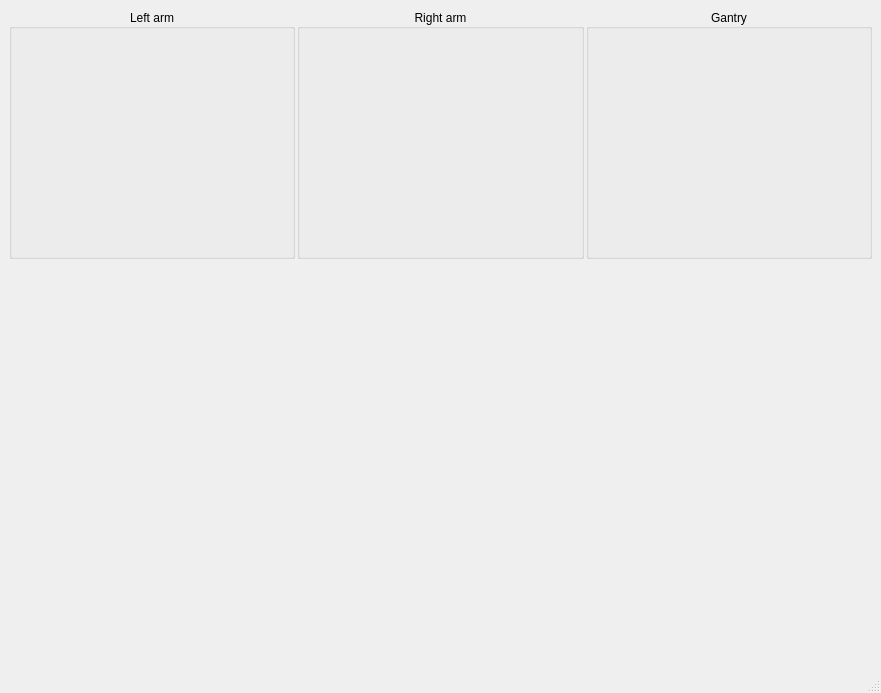
<?xml version="1.0" encoding="UTF-8"?>
<ui version="4.0">
 <class>MainWindow</class>
 <widget class="QMainWindow" name="MainWindow">
  <property name="geometry">
   <rect>
    <x>0</x>
    <y>0</y>
    <width>881</width>
    <height>693</height>
   </rect>
  </property>
  <property name="windowTitle">
   <string>MainWindow</string>
  </property>
  <widget class="QWidget" name="centralwidget">
   <layout class="QVBoxLayout" name="verticalLayout">
    <item>
     <layout class="QHBoxLayout" name="horizontalLayout">
      <property name="spacing">
       <number>2</number>
      </property>
      <item>
       <widget class="QGroupBox" name="groupBox">
        <property name="enabled">
         <bool>true</bool>
        </property>
        <property name="sizePolicy">
         <sizepolicy hsizetype="Preferred" vsizetype="Preferred">
          <horstretch>0</horstretch>
          <verstretch>0</verstretch>
         </sizepolicy>
        </property>
        <property name="minimumSize">
         <size>
          <width>0</width>
          <height>250</height>
         </size>
        </property>
        <property name="title">
         <string>Left arm</string>
        </property>
        <property name="alignment">
         <set>Qt::AlignCenter</set>
        </property>
        <property name="flat">
         <bool>false</bool>
        </property>
        <property name="checkable">
         <bool>false</bool>
        </property>
        <layout class="QHBoxLayout" name="horizontalLayout_2">
         <property name="spacing">
          <number>0</number>
         </property>
         <property name="leftMargin">
          <number>0</number>
         </property>
         <property name="topMargin">
          <number>0</number>
         </property>
         <property name="rightMargin">
          <number>0</number>
         </property>
         <property name="bottomMargin">
          <number>0</number>
         </property>
         <item>
          <widget class="MotorStats" name="mot1" native="true">
           <property name="sizePolicy">
            <sizepolicy hsizetype="Expanding" vsizetype="Preferred">
             <horstretch>0</horstretch>
             <verstretch>0</verstretch>
            </sizepolicy>
           </property>
          </widget>
         </item>
         <item>
          <widget class="MotorStats" name="mot2" native="true">
           <property name="sizePolicy">
            <sizepolicy hsizetype="Expanding" vsizetype="Preferred">
             <horstretch>0</horstretch>
             <verstretch>0</verstretch>
            </sizepolicy>
           </property>
          </widget>
         </item>
        </layout>
       </widget>
      </item>
      <item>
       <widget class="QGroupBox" name="groupBox_2">
        <property name="enabled">
         <bool>true</bool>
        </property>
        <property name="sizePolicy">
         <sizepolicy hsizetype="Preferred" vsizetype="Preferred">
          <horstretch>0</horstretch>
          <verstretch>0</verstretch>
         </sizepolicy>
        </property>
        <property name="minimumSize">
         <size>
          <width>0</width>
          <height>250</height>
         </size>
        </property>
        <property name="title">
         <string>Right arm</string>
        </property>
        <property name="alignment">
         <set>Qt::AlignCenter</set>
        </property>
        <property name="flat">
         <bool>false</bool>
        </property>
        <property name="checkable">
         <bool>false</bool>
        </property>
        <layout class="QHBoxLayout" name="horizontalLayout_3">
         <property name="spacing">
          <number>6</number>
         </property>
         <property name="leftMargin">
          <number>0</number>
         </property>
         <property name="topMargin">
          <number>0</number>
         </property>
         <property name="rightMargin">
          <number>0</number>
         </property>
         <property name="bottomMargin">
          <number>0</number>
         </property>
         <item>
          <widget class="MotorStats" name="mot3" native="true">
           <property name="sizePolicy">
            <sizepolicy hsizetype="Expanding" vsizetype="Preferred">
             <horstretch>0</horstretch>
             <verstretch>0</verstretch>
            </sizepolicy>
           </property>
          </widget>
         </item>
         <item>
          <widget class="MotorStats" name="mot4" native="true">
           <property name="sizePolicy">
            <sizepolicy hsizetype="Expanding" vsizetype="Preferred">
             <horstretch>0</horstretch>
             <verstretch>0</verstretch>
            </sizepolicy>
           </property>
          </widget>
         </item>
        </layout>
       </widget>
      </item>
      <item>
       <widget class="QGroupBox" name="groupBox_3">
        <property name="enabled">
         <bool>true</bool>
        </property>
        <property name="sizePolicy">
         <sizepolicy hsizetype="Preferred" vsizetype="Preferred">
          <horstretch>0</horstretch>
          <verstretch>0</verstretch>
         </sizepolicy>
        </property>
        <property name="minimumSize">
         <size>
          <width>0</width>
          <height>250</height>
         </size>
        </property>
        <property name="title">
         <string>Gantry</string>
        </property>
        <property name="alignment">
         <set>Qt::AlignCenter</set>
        </property>
        <property name="flat">
         <bool>false</bool>
        </property>
        <property name="checkable">
         <bool>false</bool>
        </property>
        <layout class="QHBoxLayout" name="horizontalLayout_4">
         <property name="spacing">
          <number>6</number>
         </property>
         <property name="leftMargin">
          <number>0</number>
         </property>
         <property name="topMargin">
          <number>0</number>
         </property>
         <property name="rightMargin">
          <number>0</number>
         </property>
         <property name="bottomMargin">
          <number>0</number>
         </property>
         <item>
          <widget class="MotorStats" name="mot5" native="true">
           <property name="sizePolicy">
            <sizepolicy hsizetype="Expanding" vsizetype="Preferred">
             <horstretch>0</horstretch>
             <verstretch>0</verstretch>
            </sizepolicy>
           </property>
          </widget>
         </item>
         <item>
          <widget class="MotorStats" name="mot6" native="true">
           <property name="sizePolicy">
            <sizepolicy hsizetype="Expanding" vsizetype="Preferred">
             <horstretch>0</horstretch>
             <verstretch>0</verstretch>
            </sizepolicy>
           </property>
          </widget>
         </item>
        </layout>
       </widget>
      </item>
     </layout>
    </item>
    <item>
     <layout class="QHBoxLayout" name="horizontalLayout_5">
      <item>
       <widget class="RobotVisualisation" name="widget" native="true">
        <property name="sizePolicy">
         <sizepolicy hsizetype="Preferred" vsizetype="Preferred">
          <horstretch>0</horstretch>
          <verstretch>0</verstretch>
         </sizepolicy>
        </property>
        <property name="minimumSize">
         <size>
          <width>200</width>
          <height>200</height>
         </size>
        </property>
       </widget>
      </item>
      <item>
       <spacer name="horizontalSpacer">
        <property name="orientation">
         <enum>Qt::Horizontal</enum>
        </property>
        <property name="sizeHint" stdset="0">
         <size>
          <width>40</width>
          <height>20</height>
         </size>
        </property>
       </spacer>
      </item>
     </layout>
    </item>
    <item>
     <spacer name="verticalSpacer">
      <property name="orientation">
       <enum>Qt::Vertical</enum>
      </property>
      <property name="sizeHint" stdset="0">
       <size>
        <width>20</width>
        <height>40</height>
       </size>
      </property>
     </spacer>
    </item>
   </layout>
  </widget>
  <widget class="QMenuBar" name="menubar">
   <property name="geometry">
    <rect>
     <x>0</x>
     <y>0</y>
     <width>881</width>
     <height>23</height>
    </rect>
   </property>
  </widget>
  <widget class="QStatusBar" name="statusbar"/>
 </widget>
 <customwidgets>
  <customwidget>
   <class>MotorStats</class>
   <extends>QWidget</extends>
   <header location="global">MotorStats.hpp</header>
   <container>1</container>
  </customwidget>
  <customwidget>
   <class>RobotVisualisation</class>
   <extends>QWidget</extends>
   <header location="global">RobotVisualisation.hpp</header>
   <container>1</container>
  </customwidget>
 </customwidgets>
 <resources/>
 <connections/>
</ui>
